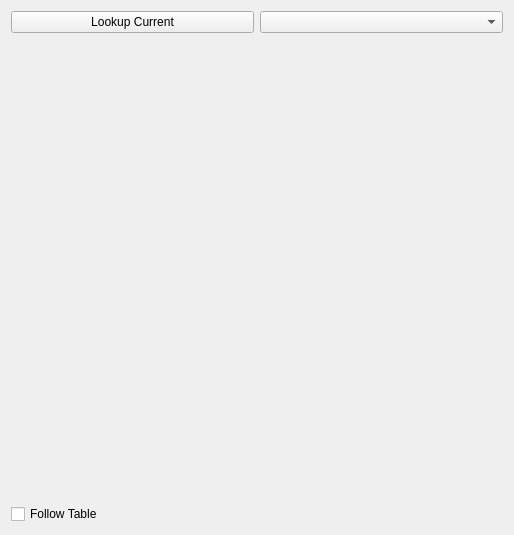
<ui version="4.0" >
 <class>KEduVocBrowserWidget</class>
 <widget class="QWidget" name="KEduVocBrowserWidget" >
  <property name="geometry" >
   <rect>
    <x>0</x>
    <y>0</y>
    <width>514</width>
    <height>535</height>
   </rect>
  </property>
  <layout class="QVBoxLayout" >
   <item>
    <layout class="QHBoxLayout" >
     <item>
      <widget class="QPushButton" name="showCurrentButton" >
       <property name="text" >
        <string>Lookup Current</string>
       </property>
      </widget>
     </item>
     <item>
      <widget class="KComboBox" name="providerComboBox" />
     </item>
    </layout>
   </item>
   <item>
    <widget class="QWidget" native="1" name="widget" />
   </item>
   <item>
    <widget class="QCheckBox" name="followTableCheckBox" >
     <property name="text" >
      <string>Follow Table</string>
     </property>
    </widget>
   </item>
  </layout>
 </widget>
 <customwidgets>
  <customwidget>
   <class>KComboBox</class>
   <extends>QComboBox</extends>
   <header>kcombobox.h</header>
  </customwidget>
 </customwidgets>
 <resources/>
 <connections/>
</ui>
